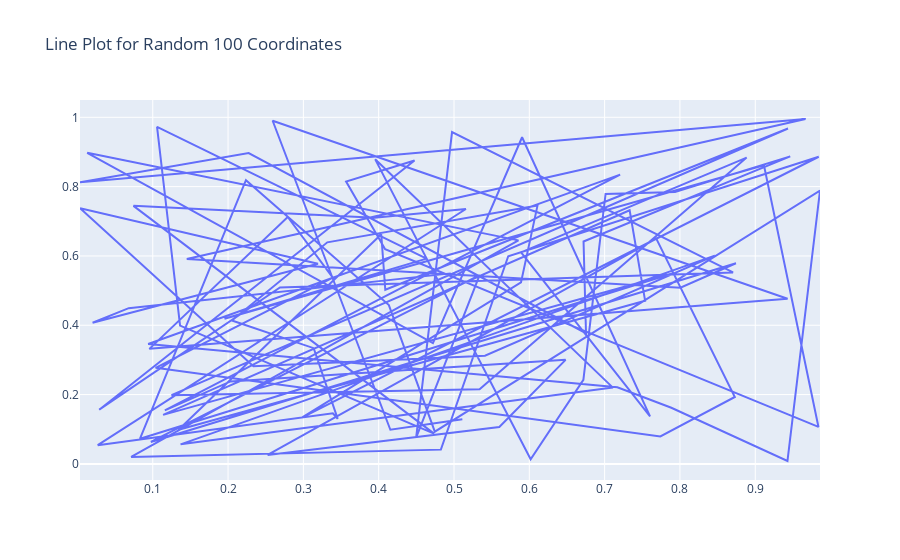
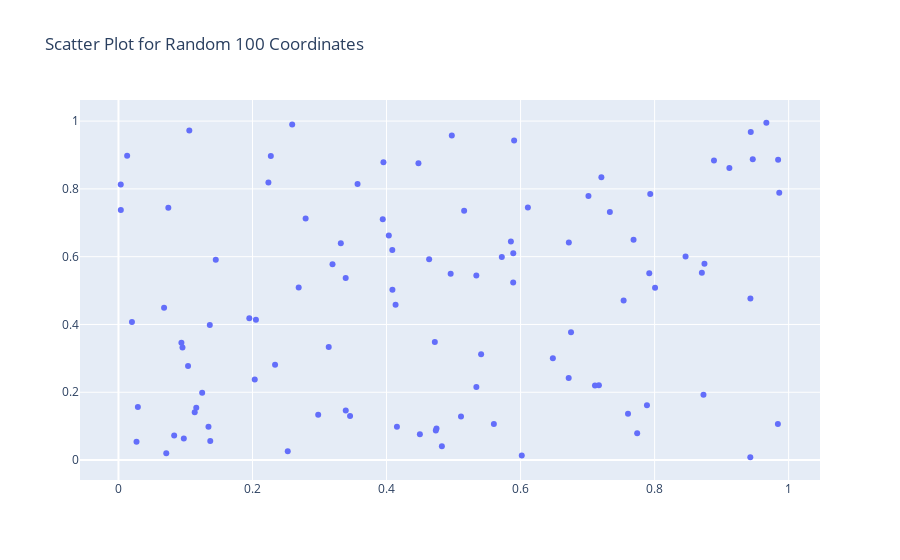

Notebook code for these charts, in order:
### Markdown cell above
2. Write a program to draw line and scatter plots for random 100 x and y coordinates

### Code cell
x = np.random.rand(100)
y = np.random.rand(100)

fig = go.Figure(data=go.Scatter(x=x, y=y, mode='lines', name='Line Plot'))
fig.update_layout(title='Line Plot for Random 100 Coordinates')
fig.show()

fig = go.Figure(data=go.Scatter(x=x, y=y, mode='markers', name='Scatter Plot'))
fig.update_layout(title='Scatter Plot for Random 100 Coordinates')
fig.show()
